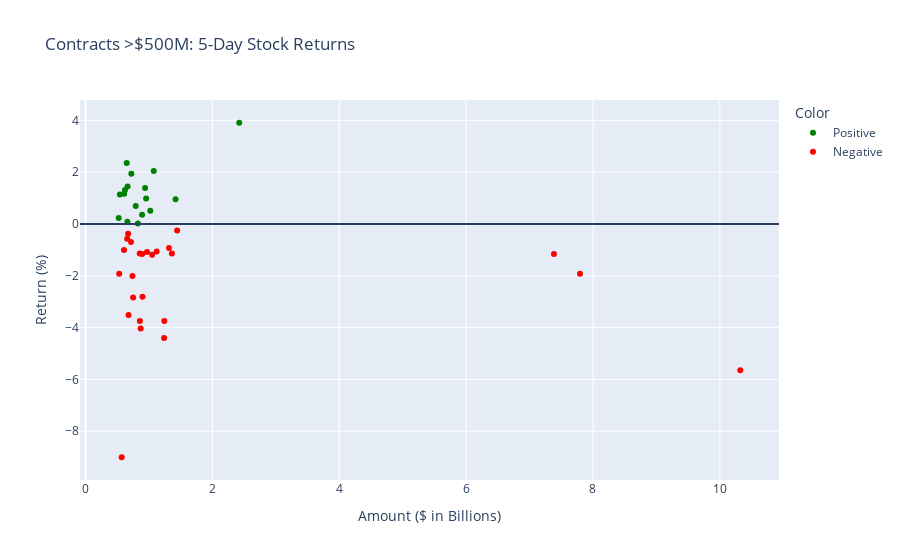

This figure's notebook cell:
### Markdown cell above
### Visualization 2 Explanation

Insight: 
This visualization depicts the distribution of federal contracts awarded to Lockheed Martin subsidiaries by state. Aggregate contract amounts will be shown by state and recipient company (Lockheed subsidiaries) to show both where federal dollars are concentrated and which Lockheed divisions have a presence in each state. This is important because state policy, such as tax incentives or regulations, can determine where major contractors choose to operate. We decided to present only 14 states, as the remaining state contract values were insignificant and not readily seen in visualization.


Relation to Topic: 
We were analyzing Lockheed's data both in terms of their federal contracts and the performance of their stock value. The visualization illustrates the geographic distribution of their contract awards, and illustrates the differentiated operations of Lockheed subsidiaries are strategically targeting states and state policy factors as they relate to allocating federal contract dollars. This can help investors know what state policies to pay attention to and what subsidaries have a bigger impact.


New Learning: 
We learned how to create stacked bar charts in Plotly that display multiple dimensions simultaneously (state, company, and contract value). We learned how to filter, aggregate, and group our data by multiple grouping variable, and order categorical data by computed totals towards a more intuitive visualization.

### Code cell
import pandas as pd
import plotly.express as px

def visual_3():
    contracts = pd.read_csv('Filtered_Contracts.csv')
    stock = pd.read_csv('stockprice.csv')
    
    contracts['action_date'] = pd.to_datetime(contracts['action_date'])
    stock['Date'] = pd.to_datetime(stock['Date'])
    stock = stock.sort_values('Date')
    
    large = contracts[contracts['federal_action_obligation'] >= 500e6]
    
    results = []
    for _, row in large.iterrows():
        contract_date = row['action_date']
        
        future_stock = stock[stock['Date'] >= contract_date].head(6)  
        if len(future_stock) >= 6:
            start_price = future_stock.iloc[0]['Close']
            end_price = future_stock.iloc[5]['Close']
            return_5d = ((end_price - start_price) / start_price) * 100
            results.append({'Amount ($ in Billions)': row['federal_action_obligation'] / 1e9, 'Return (%)': return_5d})
    
    df = pd.DataFrame(results)
    
    if len(df) == 0:
        return
        
    df['Color'] = ['Positive' if x > 0 else 'Negative' for x in df['Return (%)']]
    fig = px.scatter(df, x='Amount ($ in Billions)', y='Return (%)', color='Color',
                     color_discrete_map={'Positive': 'green', 'Negative': 'red'},
                     title='Contracts >$500M: 5-Day Stock Returns')
    fig.add_hline(y=0)
    fig.show()

visual_3()

### Figure 1 — Plotly figure (JSON) as saved in the notebook; plotly's stock layout.template omitted (floating-point values rounded to 4 significant figures)
{"data": [{"hovertemplate": "Color=Positive<br>Amount ($ in Billions)=%{x}<br>Return (%)=%{y}<extra></extra>", "legendgroup": "Positive", "marker": {"color": "green", "symbol": "circle"}, "mode": "markers", "name": "Positive", "orientation": "v", "showlegend": true, "type": "scatter", "x": [1.02, 0.7224, 0.825, 0.9391, 0.6224, 0.6631, 0.6086, 0.5231, 1.42, 0.6497, 0.8919, 1.076, 0.7914, 2.423, 0.6602, 0.5418, 0.956], "xaxis": "x", "y": [0.507, 1.942, 0.01766, 1.391, 1.314, 1.451, 1.168, 0.2312, 0.9594, 2.359, 0.3527, 2.049, 0.6977, 3.91, 0.08531, 1.142, 0.9882], "yaxis": "y"}, {"hovertemplate": "Color=Negative<br>Amount ($ in Billions)=%{x}<br>Return (%)=%{y}<extra></extra>", "legendgroup": "Negative", "marker": {"color": "red", "symbol": "circle"}, "mode": "markers", "name": "Negative", "orientation": "v", "showlegend": true, "type": "scatter", "x": [1.051, 10.32, 0.6568, 0.9693, 0.7167, 0.6716, 1.242, 0.8565, 0.8987, 7.796, 0.5308, 0.7506, 0.6068, 1.316, 0.7404, 1.121, 0.8547, 1.362, 1.24, 0.8699, 0.8936, 7.385, 0.6784, 0.5701, 1.444], "xaxis": "x", "y": [-1.192, -5.653, -0.5698, -1.084, -0.6993, -0.3814, -3.751, -3.751, -2.811, -1.918, -1.918, -2.835, -1.002, -0.9281, -2.012, -1.064, -1.143, -1.143, -4.406, -4.035, -1.155, -1.155, -3.517, -9.008, -0.2543], "yaxis": "y"}], "layout": {"legend": {"title": {"text": "Color"}, "tracegroupgap": 0}, "shapes": [{"type": "line", "x0": 0, "x1": 1, "xref": "x domain", "y0": 0, "y1": 0, "yref": "y"}], "title": {"text": "Contracts >$500M: 5-Day Stock Returns"}, "xaxis": {"anchor": "y", "domain": [0, 1], "title": {"text": "Amount ($ in Billions)"}}, "yaxis": {"anchor": "x", "domain": [0, 1], "title": {"text": "Return (%)"}}}}
